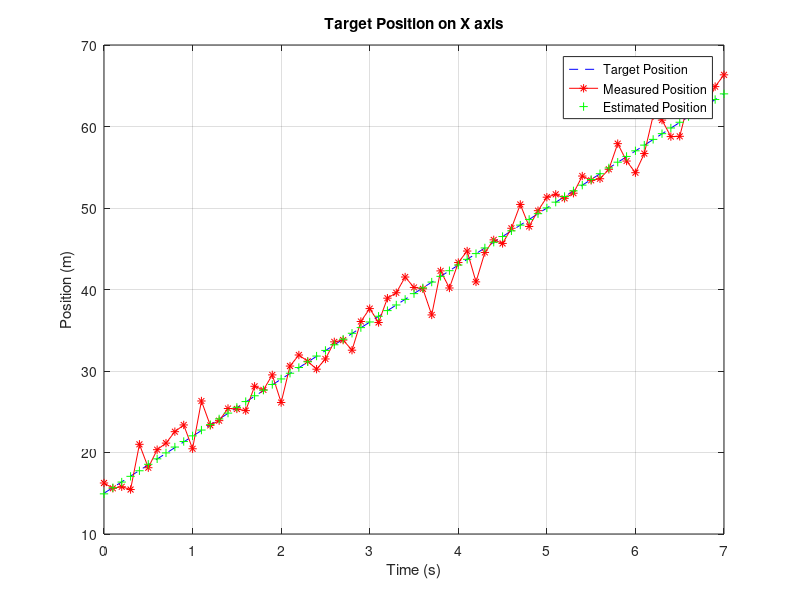
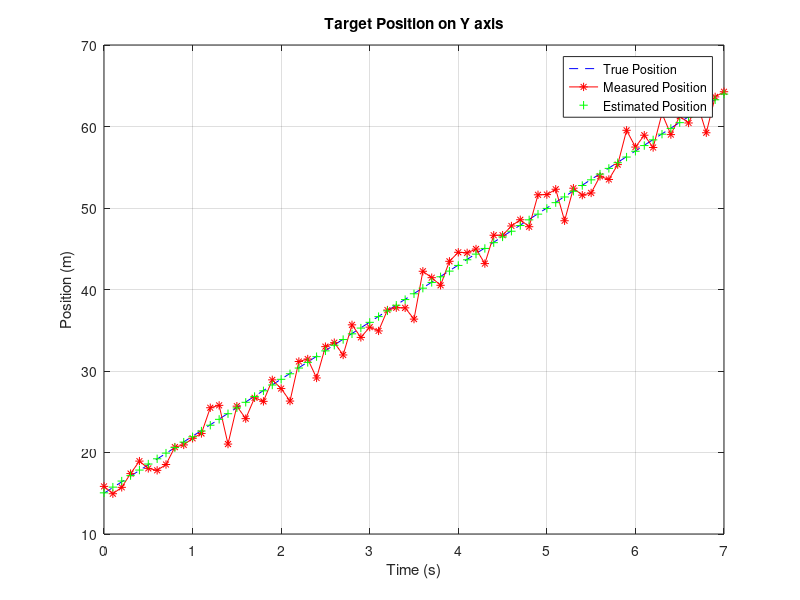
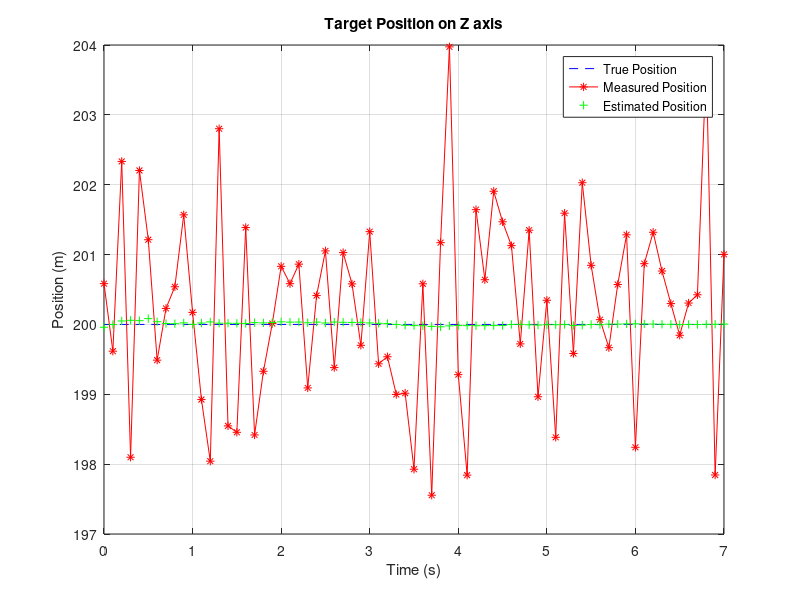
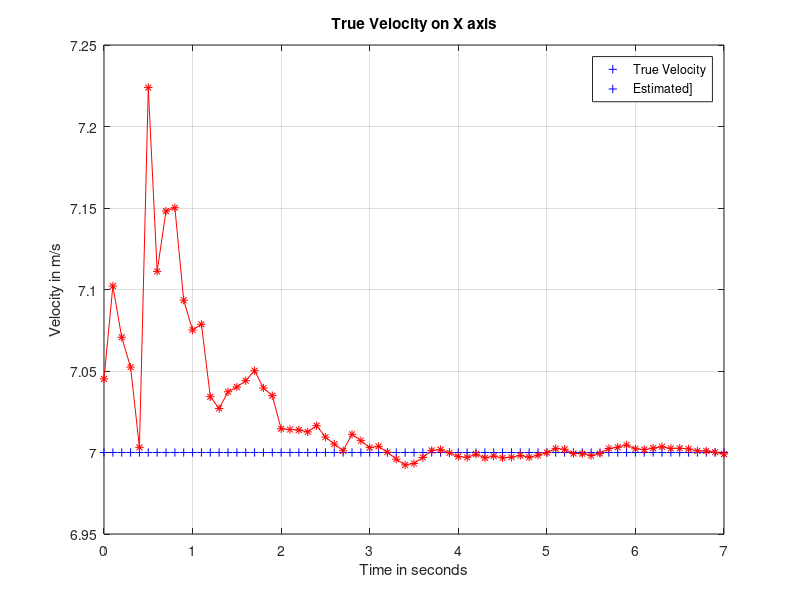

Recreate these plots in MATLAB, in order.
clc
close all
clear all
%% Global variable delaration and common variables
global F H R Q

Runs = 500;
T = 0.1;             % sampling Time
total_time = 7;
t =0: T: total_time;        % Time vector
TotalScans = length(t);

mean = 0;            % measurement noise mean
meas_noise_sd = 1.2; % measurement noise standard deviation

nstates = 6;         % numbers of States
nmeas = 3;           % number of measurements
init_pos = [15; 15 ; 200]; % True inital Position (m) of the target on x and y axis [x; y]
V = [7; 7; 0];          % True Velocity (m/s) of the target on x and y axis [vx; vy]

%% Kalman Filter

F=[eye(3) T*eye(3);zeros(3) eye(3)]; % Transition matrix for constant velocity model

H=[eye(nmeas) zeros(nstates-nmeas)];   %Output Coeffecient Matrix 

R=(meas_noise_sd^2)*eye(nmeas); % measurement covariance matrix

for run = 1 : Runs
    
    targetX = init_pos(1);
    targetY = init_pos(2);
    targetZ = init_pos(3);
    target_velocityX = V(1);
    target_velocityY = V(2);
     target_velocityZ = V(3);
    
    for scan = 2 : TotalScans
               
        targetX(scan) = targetX(scan - 1) + T*target_velocityX;    % True/actual position: all scans
        targetY(scan) = targetY(scan - 1) + T*target_velocityY;    % True/actual position: all scans
       targetZ(scan) = targetZ(scan - 1) + T*target_velocityZ; 
    end
    Ztrue = [targetX ; targetY; targetZ ];    % True/Actual target position
    
    meas_noise = mean + R*randn(nmeas, TotalScans);    % generating measurement noise (gaussian noise) 
    Znoisy = Ztrue + meas_noise;                       % The noisy measurment vector
   X0 = [Znoisy(:,1) ; V+diag(R).*randn( size(V) )];                   % inital State for first scan only  
    P0 = [R*eye(nmeas)  zeros(nmeas) ; zeros(nmeas)  (R^2)*eye(nmeas)/T];  % inital State Covariacne for first scan only 

    for scan = 1 : TotalScans

        if scan > 1
            Xpred=F*Xest;       % Predicted state vector
            xxx(:,scan)=Xpred;
Ppred=F*Pest*F';   % Predicted state covariance matrix
S = H*Ppred*H' + R;     % Innovation covariance
K = Ppred*H'*inv(S);    % optimal kalman gain
abc(:,scan)= K*( Znoisy(:,scan) - H*Xpred);
Xest = Xpred + K*( Znoisy(:,scan) - H*Xpred );    % a-posterori state estimate
Pest = ( eye(nstates) - K*H )*Ppred;        % a-posterori estimate Covariance

        else
            
            Xest = X0;      % inital State declaration (first scan only)
            Pest = P0;      % inital State covariance declaration (first scan only)
            
        end
        
        EstimatedX(run,scan) = Xest(1);
        EstimatedY(run,scan) = Xest(2);
        EstimatedZ(run,scan) = Xest(3);
        
        Estimated_Vx(run,scan) = Xest(4);
        Estimated_Vy(run,scan) = Xest(5);
        Estimated_Vz(run,scan) = Xest(6);
    end
    
    Zx(run,:)=Znoisy(1,:);
    Zy(run,:)=Znoisy(2,:);
    Zz(run,:)=Znoisy(3,:);
end

% Averaging the results to eleminate uncertainity (MonteCarlo Runs)

Monte_estimateX = sum(EstimatedX)/Runs;
Monte_estimateY = sum(EstimatedY)/Runs;
Monte_estimateZ = sum(EstimatedZ)/Runs;
Monte_estimateVx = sum(Estimated_Vx)/Runs;
Monte_estimateVy = sum(Estimated_Vy)/Runs;
Monte_estimateVz = sum(Estimated_Vz)/Runs;
Monte_Znoisyx = sum(Zx)/Runs;
Monte_Znoisyy = sum(Zy)/Runs;
Monte_Znoisyz = sum(Zz)/Runs;
%% Statistics (Root mean Sauare Error)

TruevelocityX = repmat(V(1),Runs, TotalScans);  % generating veloxity vector for x-axis
    TruevelocityY = repmat(V(2),Runs, TotalScans);  % generating veloxity vector for y-axis
      TruevelocityZ = repmat(V(3),Runs, TotalScans);  % generating veloxity vector for y-axis
    RMSEX = sqrt( sum( (repmat(Ztrue(1,:),Runs,1) - EstimatedX).^2 )/Runs ); % Computing Root Mean Square error in x-position
    RMSEY = sqrt( sum( (repmat(Ztrue(2,:),Runs,1) - EstimatedY).^2 )/Runs ); % Computing Root Mean Square error in y-position
    RMSEZ = sqrt( sum( (repmat(Ztrue(3,:),Runs,1) - EstimatedZ).^2 )/Runs ); % Computing Root Mean Square error in y-position
    RMSEVx = sqrt( sum( (TruevelocityX - Estimated_Vx).^2 )/Runs ); % Computing Root Mean Square error in x-velocity
    RMSEVy = sqrt( sum( (TruevelocityY - Estimated_Vy).^2 )/Runs ); % Computing Root Mean Square error in y-position
    RMSEVz = sqrt( sum( (TruevelocityZ - Estimated_Vz).^2 )/Runs ); % Computing Root Mean Square error in y-position
    PositionRMSE = sqrt( RMSEX.^2 + RMSEY.^2+ RMSEZ.^2); % computing the total or resultant position RMSE (both in x and y position)
    VelocityRMSE = sqrt( RMSEVx.^2 + RMSEVy.^2 + RMSEVz.^2); % computing the total or resultant velocity RMSE (Both in Vx and Vy)
    
    RMSE = [ PositionRMSE; VelocityRMSE];
    

%% Plotting 
Estimate=[Monte_estimateX; Monte_estimateY;Monte_estimateZ; Monte_estimateVx; Monte_estimateVy ; Monte_estimateVz]; 
Monte_Znoisy=[Monte_Znoisyx;Monte_Znoisyy;Monte_Znoisyz];
figure
% subplot(311)
% plot(t,Ztrue(1,:),'r','LineWidth',1.5)
% hold on
% plot(t,Znoisy(1,:),'g','LineWidth',1.5)
% hold on
% plot(t,Estimate(1,:),'b','LineWidth',1.5)
 plot(t,Ztrue(1,:),'--b',t,Znoisy(1,:),'r-*',t,Estimate(1,:),'g+')
 legend('Target Position','Measured Position','Estimated Position')
   xlabel('Time (s)')
    ylabel('Position (m)')
    title('Target Position on X axis')
      grid on
  hold off
  figure
% subplot(312)
% plot(t,Ztrue(2,:),'r','LineWidth',1.5)
% hold on
% plot(t,Znoisy(2,:),'g','LineWidth',1.5)
% hold on
% plot(t,Estimate(2,:),'b','LineWidth',1.5)
plot(t,Ztrue(2,:),'--b',t,Znoisy(2,:),'r-*',t,Estimate(2,:),'g+')
legend('True Position','Measured Position','Estimated Position')
   xlabel('Time (s)')
    ylabel('Position (m)')
    title('Target Position on Y axis')
   grid on
    hold off
% subplot(313)
figure
% plot(t,Ztrue(3,:),'r','LineWidth',1.5)
% hold on
% plot(t,Znoisy(3,:),'g','LineWidth',1.5)
% hold on
% plot(t,Estimate(3,:),'b','LineWidth',1.5)
plot(t,Ztrue(3,:),'--b',t,Znoisy(3,:),'r-*',t,Estimate(3,:),'g+')
legend('True Position','Measured Position','Estimated Position')
    xlabel('Time (s)')
    ylabel('Position (m)')
    title('Target Position on Z axis')
     grid on
    hold off
figure
% plot(t,V(1,:),'r','LineWidth',1.5)
% hold on
% plot(t,Estimate(4,:),'b','LineWidth',1.5)
plot(t,V(1,:),'+b',t,Estimate(4,:),'r-*')
legend('True Velocity','Estimated]')
   xlabel('Time in seconds')
    ylabel('Velocity in m/s')
    title('True Velocity on X axis')
      grid on
    hold off
figure
% plot(t,V(2,:),'r')
% hold on
% plot(t,Estimate(5,:),'b','LineWidth',1.5)
plot(t,V(2,:),'+b',t,Estimate(5,:),'r-*')
legend('Target Velocity','Estimated Velocity')
   xlabel('Time in seconds')
    ylabel('Velocity in m/s')
    title('Target Velocity on Y axis')
    grid on
    hold off
figure

% plot(t,V(3,:),'r')
% hold on
% plot(t,Estimate(6,:),'b','LineWidth',1.5)
plot(t,V(3,:),'+b',t,Estimate(6,:),'r-*')
legend('Target Velocity','Estimated Velocity')
   xlabel('Time in seconds')
    ylabel('Velocity in m/s')
    title('Target Velocity on Z axis')
    grid on
    hold off
figure
 plot3(Ztrue(1,:),Ztrue(2,:),Ztrue(3,:),'+b',Znoisy(1,:),Znoisy(2,:),Znoisy(3,:),'r-*',Estimate(1,:),Estimate(2,:),Estimate(3,:),'g+','LineWidth',1.5)
 legend('True Position ','Measured Position ','Estimated Position ')
  title('Trajectries of position')
    xlabel('X Axis');
    ylabel('Y Axis');
    zlabel('Z Axis')
    grid on
    hold off
  figure
  subplot(211)
plot(t,PositionRMSE, 'LineWidth',1.5)
   xlabel('Time in seconds')
    ylabel('MSE (m)')
    title('Mean Square Error of Position')
     grid on
% figure
subplot(212);
plot(t,VelocityRMSE,'LineWidth',1.5);
  xlabel('Time in seconds')
    ylabel('MSE (m/s)')
    title('Mean Square Error of Velocity')
     grid on